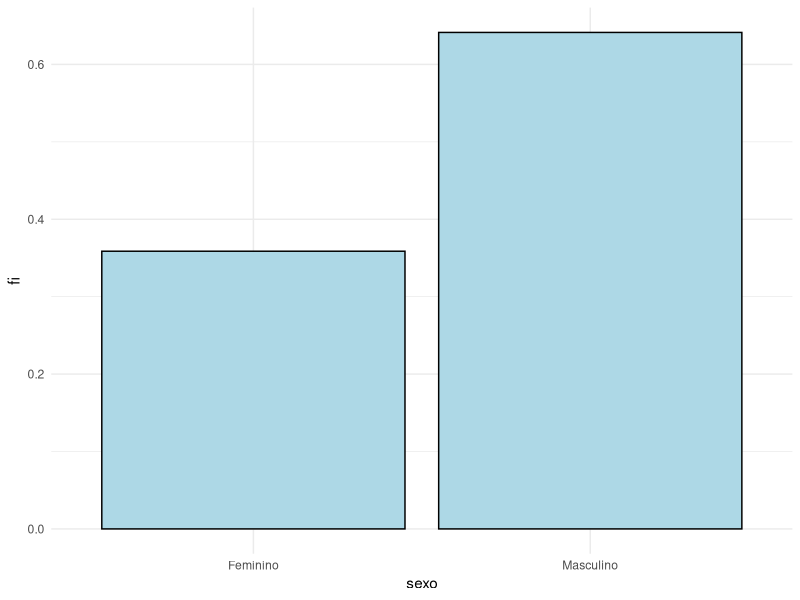
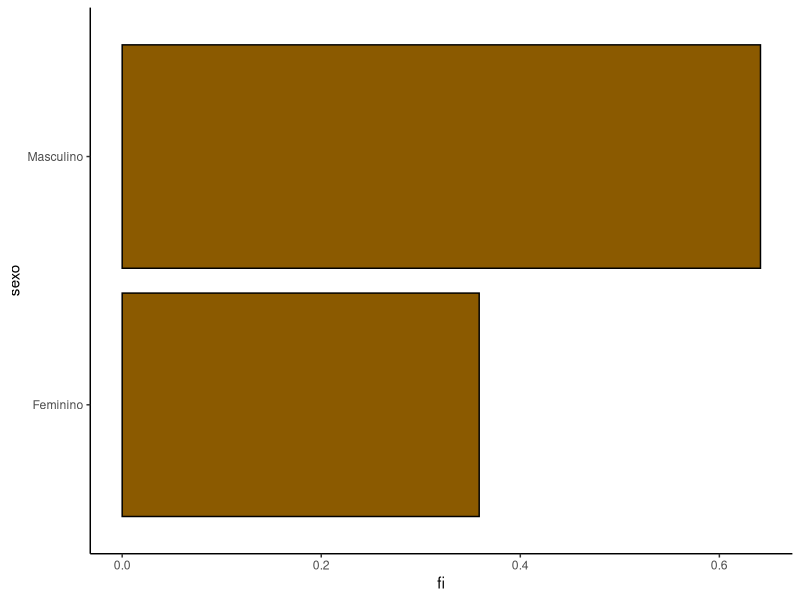
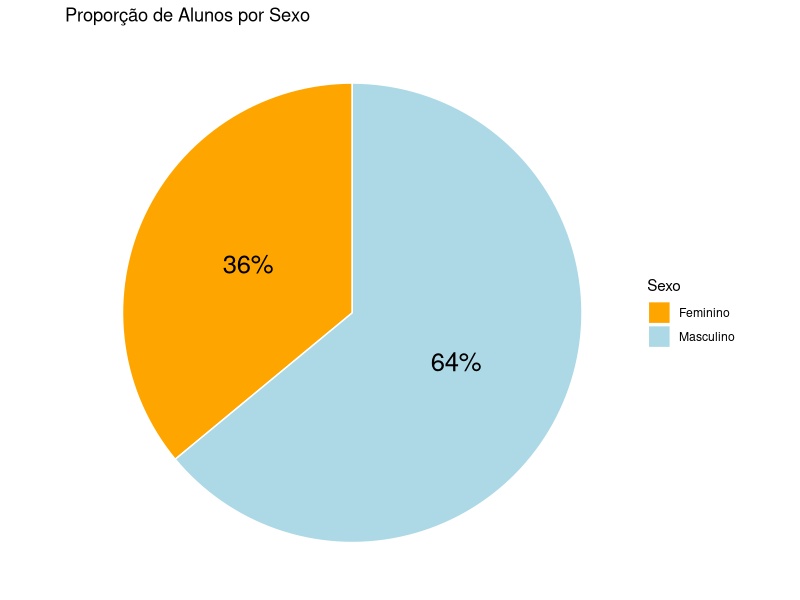
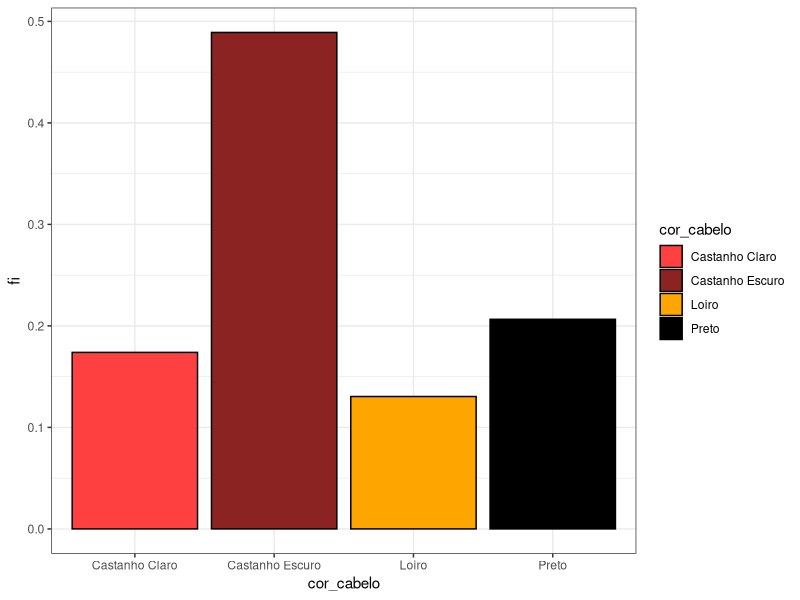
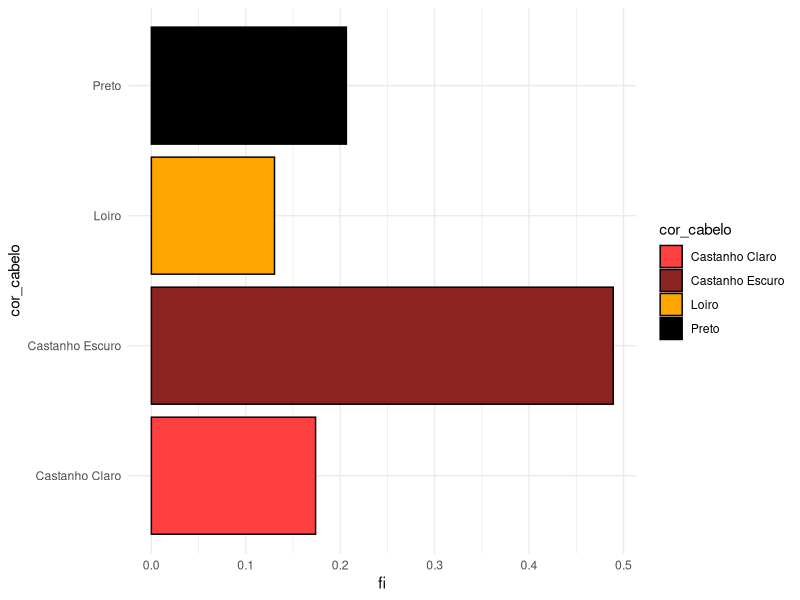
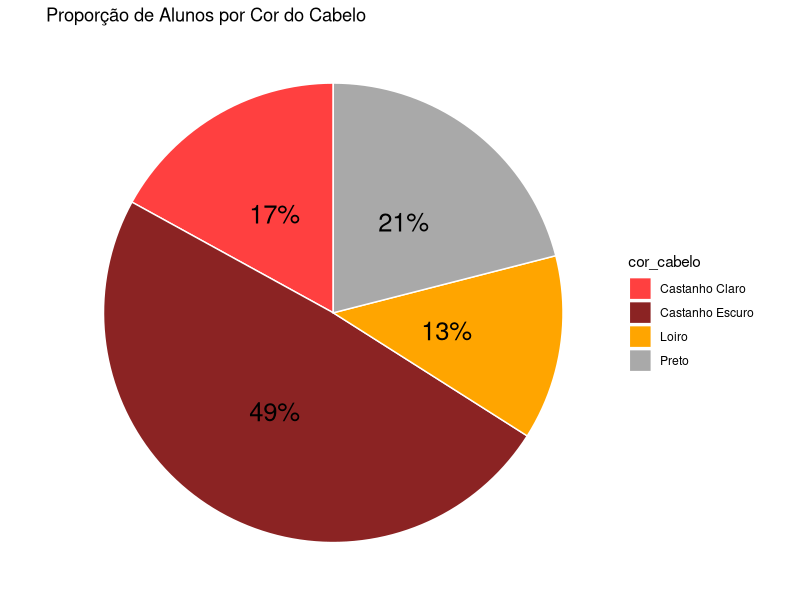
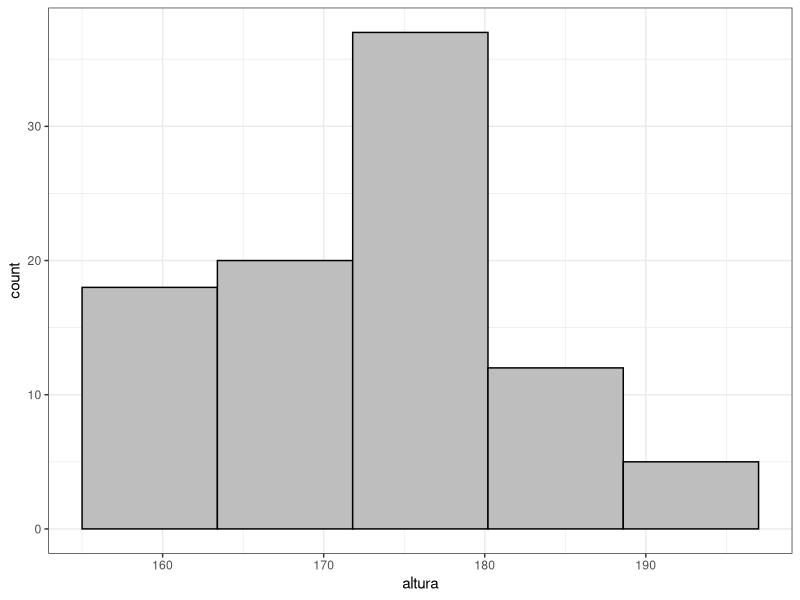
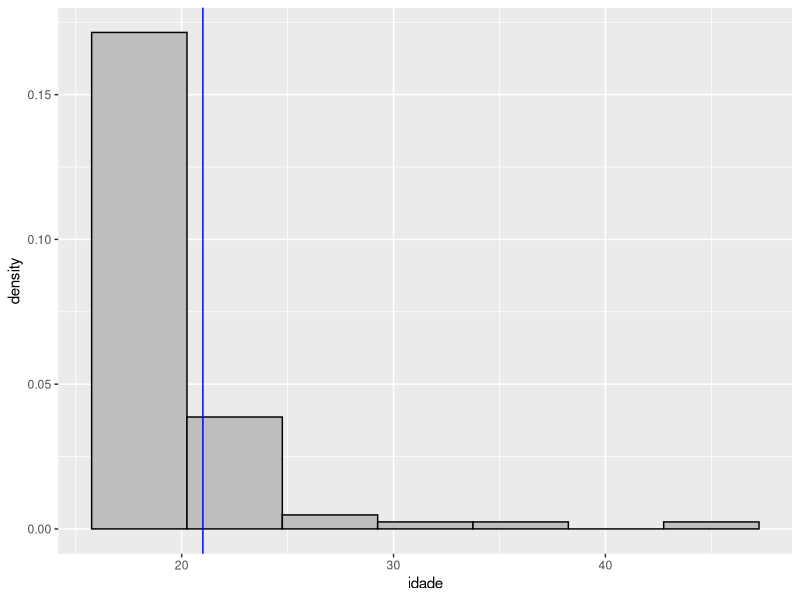

R code for these plots, in order:
## ---- chunk 1
options(htmltools.dir.version = FALSE)
knitr::opts_chunk$set(echo=TRUE, 
                      message = FALSE, 
                      error= FALSE, 
                      warning = FALSE, 
                      comment = "#>", 
                      fig.align = "center")
options(dplyr.print_min = 5, dplyr.print_max = 5)
## ---- chunk 2
# knitr::include_graphics("imgs/R_logo.png")
## ---- chunk 3
library(tidyverse)
library(readxl)
dados_turmas_2026 <- read_xlsx("../data/dados-turmas-2026.xlsx")
## ---- chunk 4
# knitr::include_graphics("img/R_logo.png")
## ---- chunk 5
# dados_turmas_2026 |> 
#   count(sexo)
## ---- chunk 6
dados_turmas_2026 |>
  group_by(sexo) |> 
  summarise(ni=n()) |> 
  mutate(fi = ni/sum(ni),
         perc = fi*100) |> 
  kableExtra::kable()
## ---- chunk 7
# knitr::include_graphics("img/R_logo.png")
## ---- chunk 8
# 
# Precisaremos, então, fazer algumas operações nos dados das turmas e vamos usar o operador `PIPE` (`|>`), cujo atalho é `CTRL + SHIFT + M`. 
# 
# - `n()` para contar cada ocorrência das diferentes categorias da variável  `sexo`.
# - `group_by()` agrupa a variável `sexo` por suas diferentes categorias.
# - `summarise()` cria o resumo dos dados, ou seja, contará o valor de cada categoria usando a função `n()` e salvará na coluna `ni`.
# - `mutate()` é a função utilizada para calcular $f_i$ e suas respectivas procentagens $prec_i$ a partir da coluna $_i$.
# 
# dados_turmas_2026  |> 
#   group_by(sexo) |>  
#   summarise(ni=n()
#             )  |>  
#   mutate(fi = ni/sum(ni),
#          perc = fi*100) 
## ---- chunk 9
dados_turmas_2026 |>
  group_by(sexo) |> 
  summarise(ni=n()) |> 
  mutate(fi = ni/sum(ni),
         perc = fi*100) |> 
  ggplot(aes(x=sexo, y=fi)) + 
  geom_col(
    fill="lightblue",
    color="black"
  )+
  theme_minimal()
## ---- chunk 10
dados_turmas_2026 |>
  group_by(sexo) |> 
  summarise(ni=n()) |> 
  mutate(fi = ni/sum(ni),
         perc = fi*100) |> 
  ggplot(aes(x=fi,y=sexo)) + 
  geom_col(fill="orange4",
           color="black") +
  theme_classic()
## ---- chunk 11
dados_turmas_2026 |> 
  group_by(sexo) |> 
  summarise(
    n = n(),
    .groups = "drop"
  ) |> 
  mutate(
    Freq_Relativa = n/sum(n),
    porc     = round(Freq_Relativa,2),
    rotulo   = paste0(sexo, "\n", round(porc,2), "%")
  ) |> 
  ggplot(aes(x = "", y = porc, fill = sexo)) +
  geom_col(width = 1, color = "white") +
  scale_fill_manual(values = c("orange","lightblue")) +
  coord_polar(theta = "y") +
  geom_text(aes(label = paste0(porc*100, "%")),
            position = position_stack(vjust = 0.5), size = 6.5) +
  labs(
    title = "Proporção de Alunos por Sexo",
    fill  = "Sexo"
  ) +
  theme_void()
## ---- chunk 12
tab <- dados_turmas_2026 |>
  group_by(cor_cabelo) |> #<< 
  summarise(ni=n()) |>      
  mutate(fi = ni/sum(ni),    
         perc = fi*100)      
kableExtra::kable(tab)
## ---- chunk 13
dados_turmas_2026 |>
  group_by(cor_cabelo) |> #<< 
  summarise(ni=n()) |>      
  mutate(fi = ni/sum(ni),    
         perc = fi*100) |> 
  ggplot(aes(x=cor_cabelo,y=fi,
             fill=cor_cabelo)) + #<<
  geom_col(color="black")+
  scale_fill_manual(
    values = c(
      "Loiro" = "orange",
      "Castanho Claro" = "brown1",
      "Castanho Escuro" = "brown4",
      "Preto" = "black"
    )
  )+
  theme_bw() #<<
## ---- chunk 14
dados_turmas_2026 |>
  group_by(cor_cabelo) |> #<< 
  summarise(ni=n()) |>      
  mutate(fi = ni/sum(ni),    
         perc = fi*100) |> 
  ggplot(aes(x=fi, y=cor_cabelo,
             fill=cor_cabelo)) + 
  geom_col(color="black")+
  scale_fill_manual(
    values = c(
      "Loiro" = "orange",
      "Castanho Claro" = "brown1",
      "Castanho Escuro" = "brown4",
      "Preto" = "black"
    )) +
      theme_minimal()
## ---- chunk 15
dados_turmas_2026 |> 
  group_by(cor_cabelo) |> 
  summarise(
    n = n(),
    .groups = "drop"
  ) |> 
  mutate(
    Freq_Relativa = n/sum(n),
    porc     = round(Freq_Relativa,2),
    rotulo   = paste0(cor_cabelo, "\n", round(porc,2), "%")
  ) |> 
  ggplot(aes(x = "", y = porc, fill = cor_cabelo)) +
  geom_col(width = 1, color = "white") +
  coord_polar(theta = "y") +
  geom_text(aes(label = paste0(porc*100, "%")),
            position = position_stack(vjust = 0.5), size = 6.5) +
  scale_fill_manual(
    values = c(
      "Loiro" = "orange",
      "Castanho Claro" = "brown1",
      "Castanho Escuro" = "brown4",
      "Preto" = "darkgray"
    )) +
  labs(
    title = "Proporção de Alunos por Cor do Cabelo",
    fill  = "cor_cabelo"
  ) +
  theme_void()
## ---- chunk 16
tab <- dados_turmas_2026 |>
  mutate(
    classes_altura = cut(altura,5) 
    ) |> 
  group_by(classes_altura) |> 
  summarise(ni=n()) |>      
  mutate(fi = ni/sum(ni),    
         perc = fi*100)  
kableExtra::kable(tab)
## ---- chunk 17
k=5
Di = 8.4
altura <- dados_turmas_2026 |> pull(altura)
limites <- min(altura)+ 0:k * Di
# limites
dados_turmas_2026 |> 
  ggplot(aes(x=altura,y=..count..))+ #<<
  geom_histogram(breaks = limites,
                 color="black",
                 fill="gray")+
  theme_bw()
## ---- chunk 18

## ---- chunk 19
tab <- dados_turmas_2026 |>
  mutate(
    classes_altura = cut(altura,5) 
    ) |> 
  group_by(classes_altura) |> 
  summarise(ni=n()) |>      
  mutate(fi = ni/sum(ni),    
         perc = fi*100,
         di=fi/Di)  
kableExtra::kable(tab)
## ---- chunk 20
tab <- dados_turmas_2026 |>
  mutate(
    classes_altura = cut(altura,5) 
    ) |> 
  group_by(classes_altura) |> 
  summarise(ni=n()) |>      
  mutate(fi = ni/sum(ni),    
         perc = fi*100,
         di=fi/Di,
         Ni = cumsum(ni),
         Fi = cumsum(fi),
         Perc = cumsum(perc)
  )
kableExtra::kable(tab)
## ---- chunk 21

## ---- chunk 22
tab<-dados_turmas_2026  |> 
        group_by(idade) |>  
        summarise(ni=n()) |>       
        mutate(fi = ni/sum(ni),    
        #      perc = fi*100)
        ) 
kableExtra::kable(tab)
## ---- chunk 23
dados_turmas_2026 %>% 
  ggplot(aes(x=idade, y=..density..)) +
  geom_histogram(bins=7, 
                 color="black", 
                 fill="gray")+
  geom_vline(xintercept = 21, #<<
             color="blue") #<<
## ---- chunk 24
k <- 5
Di <- diff(range(dados_turmas_2026 %>% pull(altura)))/k
limites <- min(dados_turmas_2026 %>% pull(altura))+ 0:k * Di
dados_turmas_2026 %>% 
  ggplot(aes(x=altura, y=..density..)) +
  geom_histogram(bins=5, 
                 breaks = limites,
                 color="black", 
                 fill="gray")+
  geom_vline(
    xintercept = mean(dados_turmas_2026$altura), 
    color="blue") 
## ---- chunk 25
dados_turmas_2026 %>% 
  ggplot(aes(x=altura, y=..density..)) +
  geom_histogram(bins=6, 
                 color="black",fill="gray")+
  geom_vline(
    xintercept = c(172.5,173), #<<
    color=c("blue","red")) #<<
## ---- chunk 26
x<-c(6, 7, 7, 8, 8, 8, 8, 8, 8, 9, 9, 10, 11, 
     12, 12, 12, 12, 12, 13, 13, 14)
tibble(x) %>% 
  ggplot(aes(x=x,y=..density..)) +
  geom_histogram(bins = 9,
                 color="black",
                 fill="lightgray")
## ---- chunk 27
# No R, ele podem ser encontrados por meio da função `quantile()` que tem como argumento o vetor de dados e a proporção dos dados acumulada até o respectivo valor desejado.
# dados_turmas_2026 %>% 
#   summarise(
#     q1=quantile(altura, 0.25),
#     q2=quantile(altura, 0.50),
#     q3=quantile(altura, 0.75),
#   )
## ---- chunk 28
dados_turmas_2026 %>%
  ggplot(aes(x=altura,y=..density..)) +
  geom_histogram(bins=6,
                 breaks=limites,
                 col="black",
                 fill="gray") +
  geom_vline(xintercept=c(165,173,178), #<<
             color="red",lwd=1,
             linetype=2)+
  theme_bw()
## ---- chunk 29
X1<-c(9,9,9,9,9)
X2<-c(7,8,9,10,11)
X3<-c(0.6,3.4,9.8,13.8,17.4)
X4<-c(0.6,9,9,9,17.4)
tibble(X1,X2,X3,X4) %>% 
  kableExtra::kable()
## ---- chunk 30
X1<-c(9,9,9,9,9)
X2<-c(7,8,9,10,11)
X3<-c(0.6,3.4,9.8,13.8,17.4)
X4<-c(0.6,9,9,9,17.4)
tibble(X1,X2,X3,X4) %>% 
  summarise( 
    media_X1 = mean(X1),
    media_X2 = mean(X2),
    media_X3 = mean(X3),
    media_X4 = mean(X4)
  )%>% 
  kableExtra::kable()
## ---- chunk 31
X1<-c(9,9,9,9,9)
X2<-c(7,8,9,10,11)
X3<-c(0.6,3.4,9.8,13.8,17.4)
X4<-c(0.6,9,9,9,17.4)
tibble(X1,X2,X3,X4) %>% 
  summarise( 
    Delta_X1 = diff(range(X1)),
    Delta_X2 = diff(range(X2)),
    Delta_X3 = diff(range(X3)),
    Delta_X4 = diff(range(X4))
  )%>% 
  kableExtra::kable()
## ---- chunk 32
X3<-c(0.6,3.4,9.8,13.8,17.4)
Desvios <- X3-mean(X3)
tibble(X3,Desvios) %>% 
  kableExtra::kable()
## ---- chunk 33
X3<-c(0.6,3.4,9.8,13.8,17.4)
tibble(X3) %>% 
  kableExtra::kable()
## ---- chunk 34
X3<-c(0.6,3.4,9.8,13.8,17.4)
Desvios <- X3-mean(X3)
tibble(Desvios) %>% 
  kableExtra::kable()
